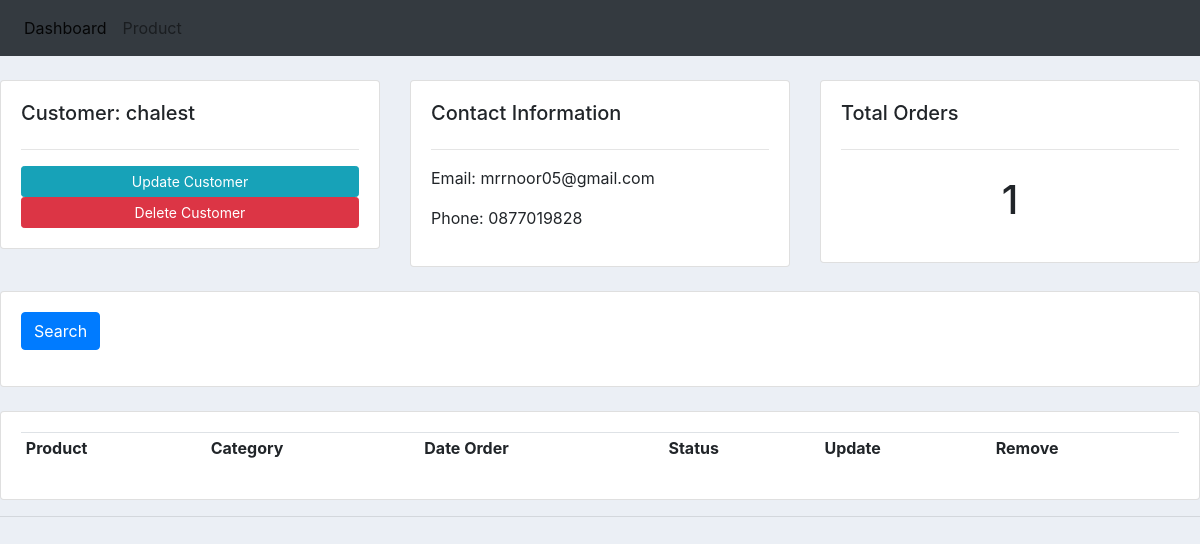
The app's page /customer/2/ with its own data.
### my_app/models.py (models this page shows, shortened)
class Customer(models.Model):
    name = models.CharField(max_length=200, null= True)
    phone = models.CharField(max_length=300, null=True)
    email = models.CharField(max_length=300, null=True)
    date_created =models.DateTimeField(auto_now_add=True, null=True)

### my_app/views.py (the view)
# urls.py: path('customer/<str:pk>/', views.customer, name='customer'),  # Customer details page
def customer(request, pk):
    customer=Customer.objects.get(id =pk)
    order = customer.order_set.all()
    order_count = order.count()
    context = {
        'customer':customer,
        'order_count':order_count,
    }
    return render(request, 'my_app/customer.html',context)

### my_app/templates/my_app/customer.html (shortened to what this page needs)
{% extends 'my_app/main.html'%} {% block content %}
<br />
<div class="row">
  <div class="col-md">
    <div class="card card-body">
      <h5>Customer: {{ customer.name }}</h5>
      <hr />
      <a
        class="btn btn-sm btn-info"
        href="{% url 'update_customer' customer.id %}"
        >Update Customer</a
      >
      <a
        class="btn btn-sm btn-danger"
        href="{% url 'delete_customer' customer.id %}"
        >Delete Customer</a
      >
    </div>
  </div>
  <div class="col-md">
    <div class="card card-body">
      <h5>Contact Information</h5>
      <hr />
      <p>Email: {{ customer.email }}</p>
      <p>Phone: {{ customer.phone }}</p>
    </div>
  </div>
  <div class="col-md">
    <div class="card card-body">
      <h5>Total Orders</h5>
      <hr />
      <h1 style="text-align: center; padding: 10px">{{ order_count }}</h1>
    </div>
  </div>
</div>
<br />
<div class="row">
  <div class="col">
    <div class="card card-body">
      <form method="get">
        <button class="btn btn-primary" type="submit">Search</button>
      </form>
    </div>
  </div>
</div>
<br />
<div class="row">
  <div class="col-md">
    <div class="card card-body">
      <table class="table table-sm">
        <tr>
          <th>Product</th>
          <th>Category</th>
          <th>Date Order</th>
          <th>Status</th>
          <th>Update</th>
          <th>Remove</th>
        </tr>
      </table>
    </div>
  </div>
</div>
{% endblock %}

### static/main.css (style rules this page uses)
body { background-color: #ebeff5; }

### records on screen
Customer: name "chalest", email "mrrnoor05@gmail.com", phone "0877019828"

### other values on screen
{{ order_count }} "1"
